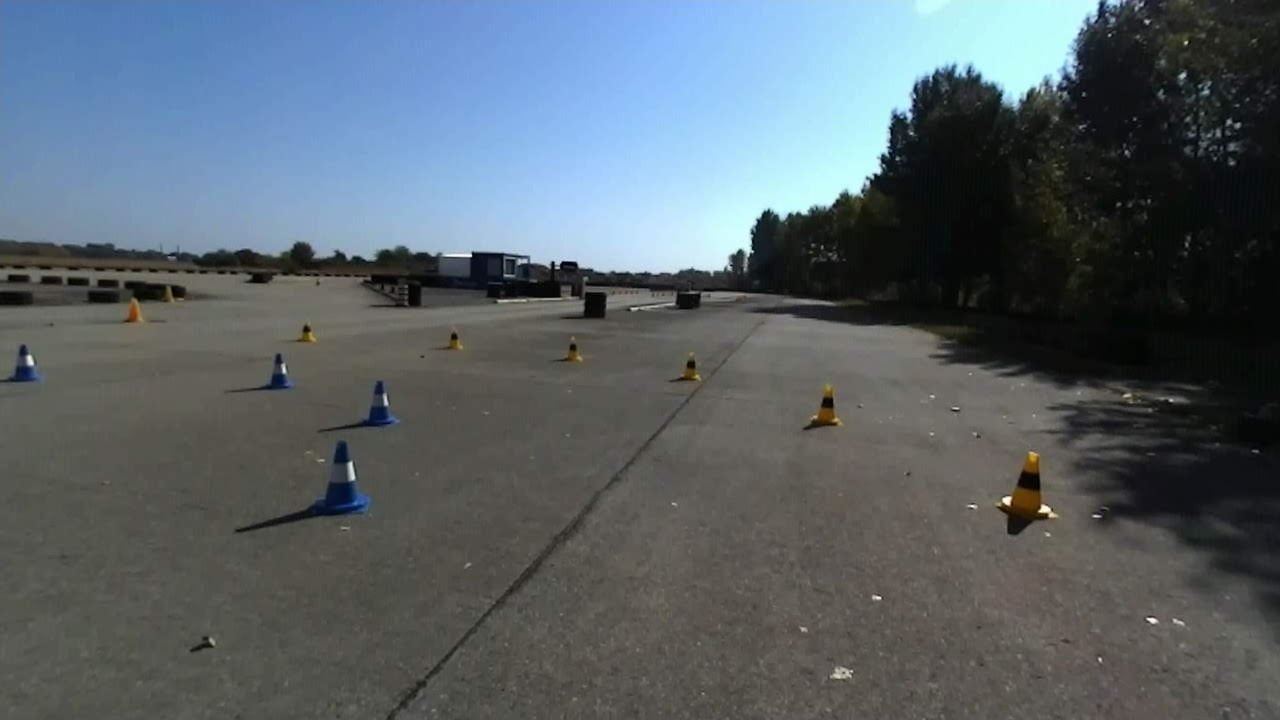
#> input picture Q2/Input images/1.jpg, 1280 x 720 px, found by its file name; its folder holds only this picture in this run
$ python ConeDetector.py
#> lines starting #> are read from the running program, lines starting #| are printed output that depends on the picture; after the words box and inside, x2 and y2 are one past the last pixel; in counts of white or black regions, pixels touching at a corner belong together
#> the answer given: Input images/1.jpg
import cv2
import os
import numpy as np
from matplotlib import pyplot as plt

def preprocess(image_path):
#> called with image_path = 'Input images/Input images/1.jpg'
    image1=cv2.imread(image_path)
#> image1 is the input picture: shape (720, 1280, 3); mean B, G, R 105.5, 98.6, 88.6
    if(image1 is None):
        raise ValueError("Image not found")
    #Resize image
    image1=cv2.resize(image1,(640,480))
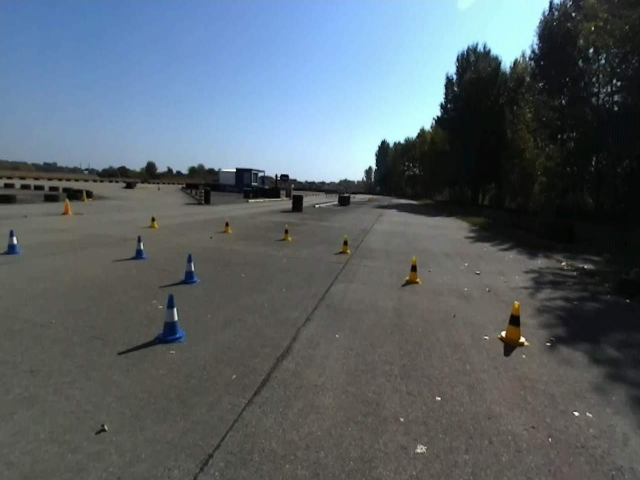
#> image1: shape (480, 640, 3); mean B, G, R 105.5, 98.6, 88.6
    original = image1.copy()
    blur1=cv2.GaussianBlur(image1,(5,5),1.2)
    hsv1=cv2.cvtColor(blur1,cv2.COLOR_BGR2HSV)
#> hsv1: shape (480, 640, 3); mean H, S, V 55.1, 48.5, 110.5

    #Create masks
    # Create masks
    blue = cv2.inRange(hsv1, (95,80,60), (135,255,255))
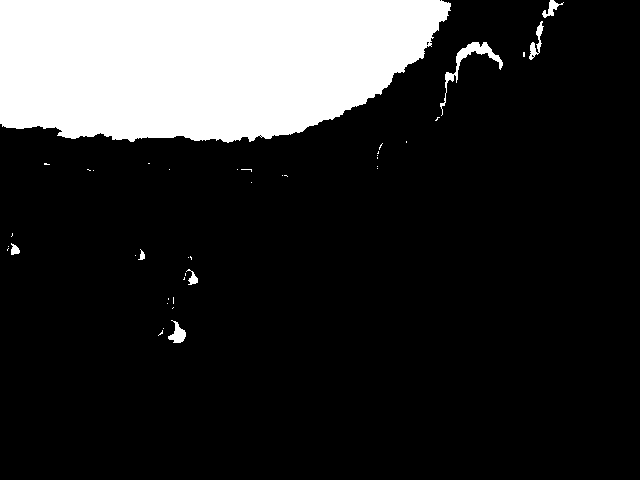
#> blue: shape (480, 640); 18% white; 41 white regions (33 under 20 px), largest, box (x1, y1, x2, y2) and area: (0, 0, 451, 143) 53868, (440, 42, 503, 116) 630, (168, 320, 186, 343) 212
    yellow = cv2.inRange(hsv1, (18,80,80), (40,255,255))
#> yellow: shape (480, 640); 0.17% white; 19 white regions (9 under 20 px), largest, box (x1, y1, x2, y2) and area: (511, 301, 521, 315) 75, (406, 272, 420, 285) 71, (149, 220, 159, 230) 63
    orange1 = cv2.inRange(hsv1, (0,120,120), (10,255,255))
#> orange1: shape (480, 640); every value is 0
    orange2 = cv2.inRange(hsv1, (10,100,100), (18,255,255))
#> orange2: shape (480, 640); 0.05% white; 9 white regions (7 under 20 px), largest, box (x1, y1, x2, y2) and area: (64, 201, 71, 216) 71, (511, 307, 521, 313) 35
    orange = cv2.bitwise_or(orange1, orange2)
    orange = cv2.bitwise_and(orange, cv2.bitwise_not(yellow))
#> orange: shape (480, 640); 0.04% white; 7 white regions (5 under 20 px), largest, box (x1, y1, x2, y2) and area: (64, 202, 70, 216) 61, (512, 308, 520, 313) 20
    #Filtered images
    bluef=cv2.bitwise_and(image1,image1,mask=blue)
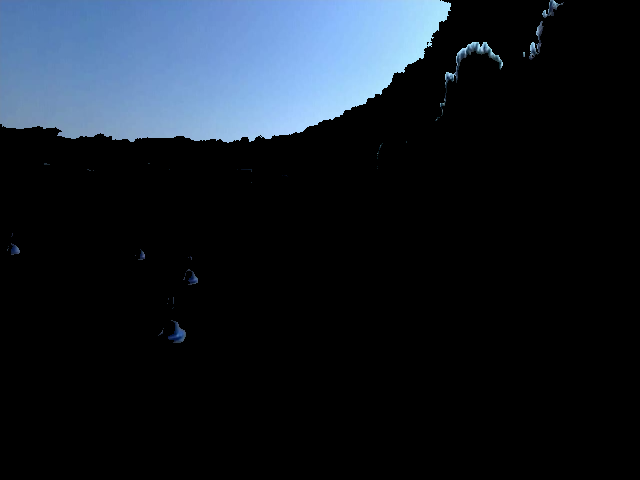
#> bluef: shape (480, 640, 3); mean B, G, R 38.4, 29.5, 22.1
    yellowf=cv2.bitwise_and(image1,image1,mask=yellow)
    orangef=cv2.bitwise_and(image1,image1,mask=orange)

    #Combined masks
    combmask=cv2.bitwise_or(blue,yellow)


    combmask = cv2.bitwise_or(combmask,orange)
    h = combmask.shape[0]

    roi = np.zeros_like(combmask)
    roi[int(h*0.4):,:] = 255
    combmask=cv2.bitwise_and(combmask,roi)
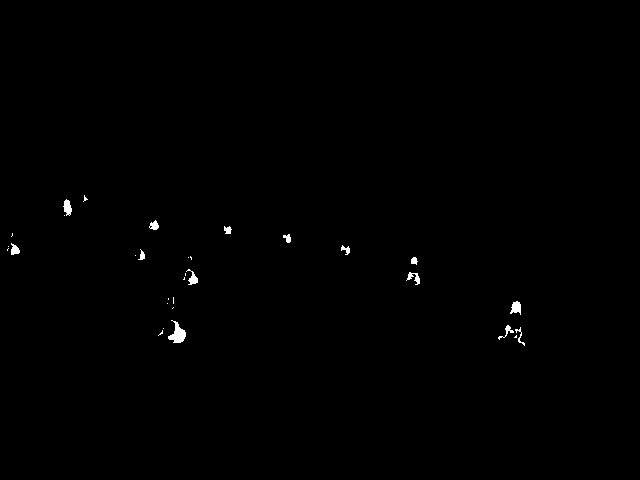
#> combmask: shape (480, 640); 0.36% white; 31 white regions (17 under 20 px), largest, box (x1, y1, x2, y2) and area: (168, 320, 186, 343) 212, (510, 301, 521, 315) 103, (63, 199, 72, 216) 98

    #Edge Detection
    edges=cv2.Canny(combmask,50,150)
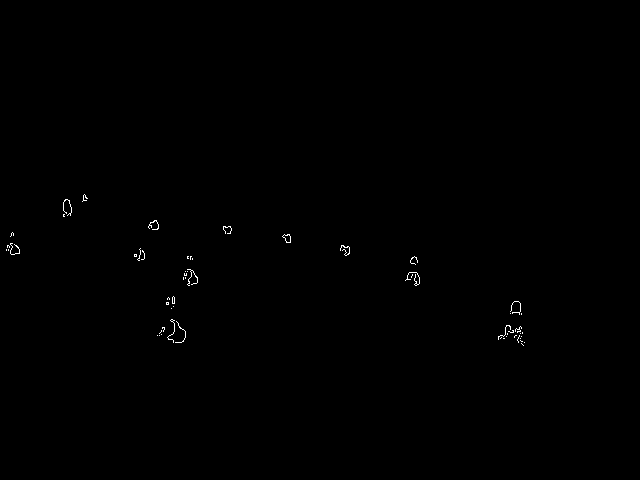
#> edges: shape (480, 640); 0.21% white in thin lines or dots, all inside (x1, y1, x2, y2) = (6, 194, 525, 346)
    contours,_=cv2.findContours(edges,cv2.RETR_EXTERNAL, cv2.CHAIN_APPROX_SIMPLE)
#> contours = 58 contours, 57 with area under 20; largest, box (x1, y1, x2, y2) and area: (282, 234, 291, 243) 42

    height=[]
    box=[]
    for i in contours:
        area=cv2.contourArea(i)
        if(area<5):
            continue
        x,y,w,h1=cv2.boundingRect(i)

         # Aspect ratio filter
        aspect_ratio = h1 / float(w)
        if aspect_ratio < 0.8 or aspect_ratio > 8:
            continue
        cx=int(x+w/2)
        cy=int(y+h1/2)

        height.append(h)
        box.append((x,y,w,h1,cx,cy))
#> this loop made 58 passes
#> (area, x, y, w, h1, aspect_ratio, cx, cy) on pass 52: (42, 282, 234, 9, 9, 1, 286, 238)
#> after the loop, box = [(172, 296, 3, 8, 173, 300), (405, 272, 15, 14, 412, 279), (340, 245, 10, 11, 345, 250), (282, 234, 9, 9, 286, 238), (148, 220, 11, 10, 153, 225)]; height = [480, 480, 480, 480, 480]

    if(len(height)>0):
        depth=np.array([1.0/h2 for h2 in height])
#> depth = [0.00208, 0.00208, 0.00208, 0.00208, 0.00208]
        geometricMean=np.prod(depth)**(1.0/len(depth))
#> geometricMean = 0.00208
        r=depth/geometricMean
#> r = [1, 1, 1, 1, 1]

    else:
        r=[]

    for i in range(len(box)):
        x,y,w,h,cx,cy = box[i]
        rela = r[i]

        cv2.circle(original, (cx,cy), 4, (0,0,255), -1)

        text = f"({cx},{cy})  d={rela:.2f}"
        cv2.putText(original, text, (x, y-10),
                    cv2.FONT_HERSHEY_SIMPLEX, 0.5,
                    (255,0,0), 2)
#> this loop made 5 passes
#> (x, y, w, h, cx, cy, text) on passes 1 to 5: (172, 296, 3, 8, 173, 300, '(173,300)  d=1.00'), (405, 272, 15, 14, 412, 279, '(412,279)  d=1.00'), (340, 245, 10, 11, 345, 250, '(345,250)  d=1.00'), (282, 234, 9, 9, 286, 238, '(286,238)  d=1.00'), (148, 220, 11, 10, 153, 225, '(153,225)  d=1.00')
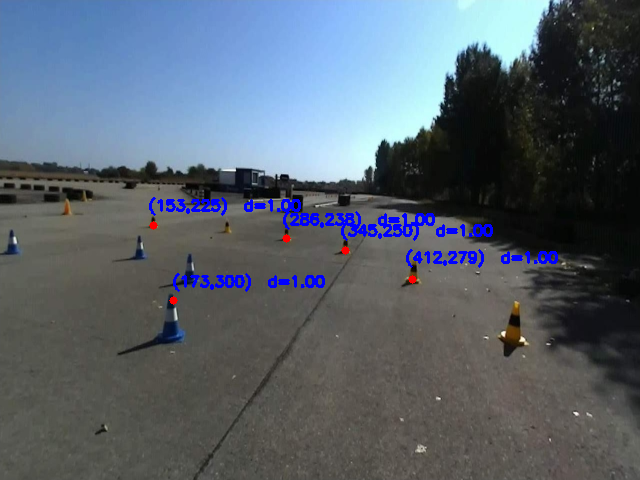
#> original: shape (480, 640, 3); mean B, G, R 108.1, 97, 87.2

    fig, axs = plt.subplots(1,4, figsize=(18,5))

    axs[0].imshow(cv2.cvtColor(bluef, cv2.COLOR_BGR2RGB))
    axs[0].set_title("Blue Filtered")
    axs[0].axis("off")

    axs[1].imshow(cv2.cvtColor(yellowf, cv2.COLOR_BGR2RGB))
    axs[1].set_title("Yellow Filtered")
    axs[1].axis("off")

    axs[2].imshow(cv2.cvtColor(orangef, cv2.COLOR_BGR2RGB))
    axs[2].set_title("Orange Filtered")
    axs[2].axis("off")

    axs[3].imshow(cv2.cvtColor(original, cv2.COLOR_BGR2RGB))
    axs[3].set_title("Cones")
    axs[3].axis("off")

    plt.tight_layout()
    plt.show()
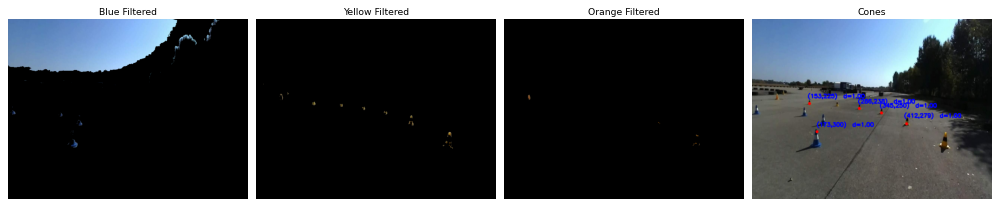
#> figure drawn by matplotlib, 4 panels

def main():
    image_name = input("Enter image name: ").strip()

    folder = "Input images"
    image_path = os.path.join(folder, image_name)

    if not os.path.exists(image_path):
        print("Image not found in Input images folder.")
        return

    preprocess(image_path)

main()

$ run again, on Q2/Input images/4.png
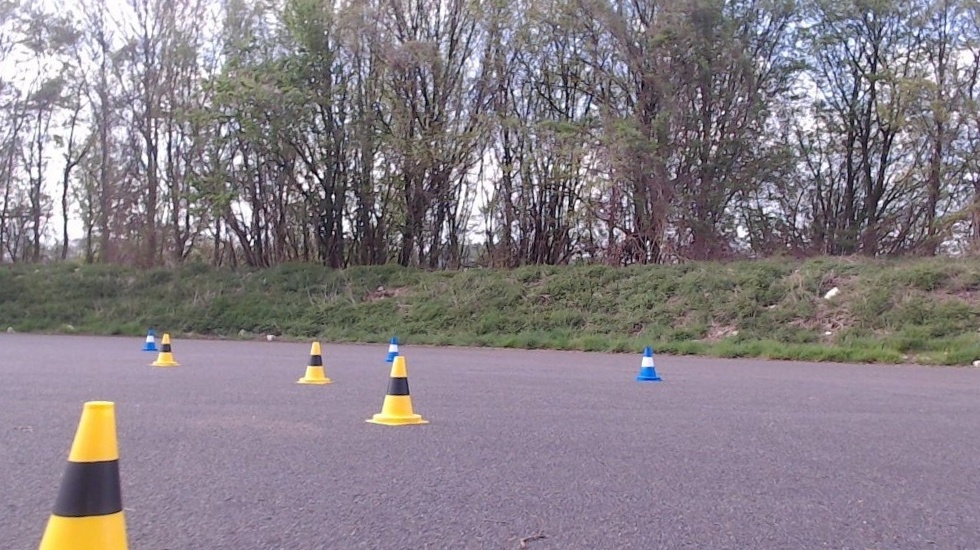
#> input picture Q2/Input images/4.png, 980 x 550 px, found by its file name
#> in preprocess, image1 is the input picture: shape (550, 980, 3); mean B, G, R 134.1, 127, 134.9
#> image1: shape (480, 640, 3)
#> hsv1: shape (480, 640, 3); mean H, S, V 111.2, 32.5, 140.4
#> blue: shape (480, 640); 0.14% white; 13 white regions (8 under 20 px), largest, box (x1, y1, x2, y2) and area: (415, 320, 432, 334) 190, (93, 298, 103, 307) 71, (251, 307, 260, 317) 55, (420, 303, 427, 312) 49, (255, 294, 260, 301) 29
#> in preprocess, `yellow = cv2.inRange(hsv1, (18,80,80), (40,255,255))`:
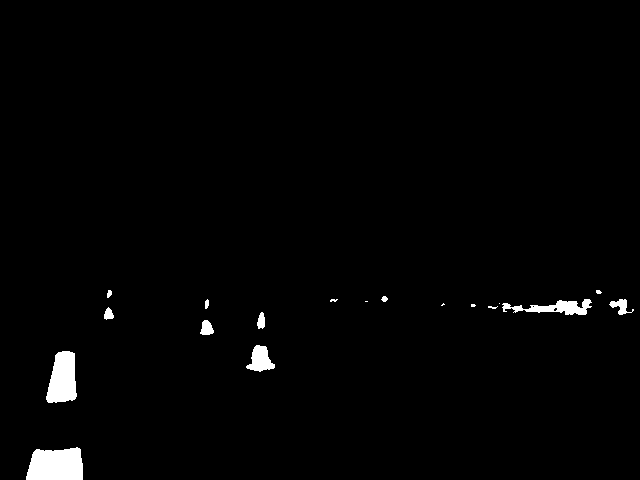
#> yellow: shape (480, 640); 1.5% white; 18 white regions (7 under 20 px), largest, box (x1, y1, x2, y2) and area: (26, 447, 83, 480) 1610, (46, 351, 77, 403) 1221, (502, 299, 592, 315) 691
#> orange1: shape (480, 640); every value is 0
#> orange2: shape (480, 640); 0.07% white in thin lines or dots, all inside (x1, y1, x2, y2) = (42, 295, 274, 480)
#> orange: shape (480, 640); 0.04% white in thin lines or dots, all inside (x1, y1, x2, y2) = (44, 306, 274, 480)
#> edges: shape (480, 640); 0.36% white in thin lines or dots, all inside (x1, y1, x2, y2) = (25, 287, 634, 480)
#> contours = 45 contours, 32 with area under 20; largest, box (x1, y1, x2, y2) and area: (45, 350, 77, 405) 1278, (246, 343, 275, 372) 484, (414, 319, 432, 334) 185, (200, 319, 214, 335) 148, (256, 312, 265, 330) 102
#> the loop in preprocess, `for i in contours:` made 45 passes
#> (area, x, y, w, h1, aspect_ratio, cx, cy) on passes 3, 4, 6, 7, 11, 22, 25, 31: (1278.5, 45, 350, 32, 55, 1.72, 61, 377), (484.5, 246, 343, 29, 29, 1, 260, 357), (185, 414, 319, 18, 15, 0.833, 423, 326), (148.5, 200, 319, 14, 16, 1.14, 207, 327), (101.5, 256, 312, 9, 18, 2, 260, 321), (85.5, 103, 307, 11, 13, 1.18, 108, 313), (56, 251, 306, 9, 11, 1.22, 255, 311), (47, 419, 302, 8, 10, 1.25, 423, 307)
#> after the loop in preprocess, `for i in contours:`: box = 14 items, first 6: (45, 350, 32, 55, 61, 377), (246, 343, 29, 29, 260, 357), (414, 319, 18, 15, 423, 326), (200, 319, 14, 16, 207, 327), (256, 312, 9, 18, 260, 321), (103, 307, 11, 13, 108, 313); height = [480, 480, 480, 480, 480, 480, 480, 480, 480, 480, 480, 480, 480, 480]
#> depth = [0.00208, 0.00208, 0.00208, 0.00208, 0.00208, 0.00208, 0.00208, 0.00208, 0.00208, 0.00208, 0.00208, 0.00208, 0.00208, 0.00208]
#> geometricMean = 0.00208
#> r = [1, 1, 1, 1, 1, 1, 1, 1, 1, 1, 1, 1, 1, 1]
#> the loop in preprocess, `for i in range(len(box)):` made 14 passes
#> (x, y, w, h, cx, cy, text) on passes 1 to 8: (45, 350, 32, 55, 61, 377, '(61,377)  d=1.00'), (246, 343, 29, 29, 260, 357, '(260,357)  d=1.00'), (414, 319, 18, 15, 423, 326, '(423,326)  d=1.00'), (200, 319, 14, 16, 207, 327, '(207,327)  d=1.00'), (256, 312, 9, 18, 260, 321, '(260,321)  d=1.00'), (103, 307, 11, 13, 108, 313, '(108,313)  d=1.00'), (251, 306, 9, 11, 255, 311, '(255,311)  d=1.00'), (419, 302, 8, 10, 423, 307, '(423,307)  d=1.00')
#> in preprocess, `plt.show()`:
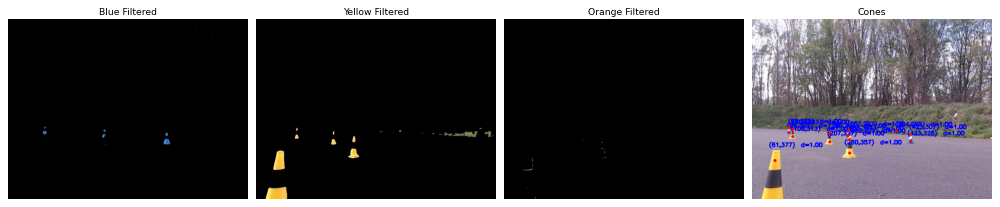
#> figure drawn by matplotlib, 4 panels

$ run again, on Q2/Input images/6.png
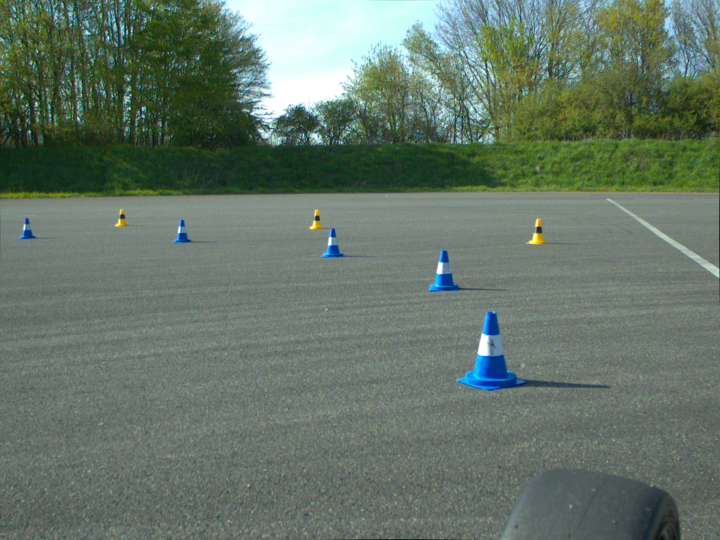
#> input picture Q2/Input images/6.png, 1440 x 1080 px, found by its file name (shown at 1/2 size)
#> in preprocess, image1 is the input picture: shape (1080, 1440, 3); mean B, G, R 103.8, 117, 100.7
#> image1: shape (480, 640, 3)
#> hsv1: shape (480, 640, 3); mean H, S, V 66.8, 51.9, 117.9
#> in preprocess, `blue = cv2.inRange(hsv1, (95,80,60), (135,255,255))`:
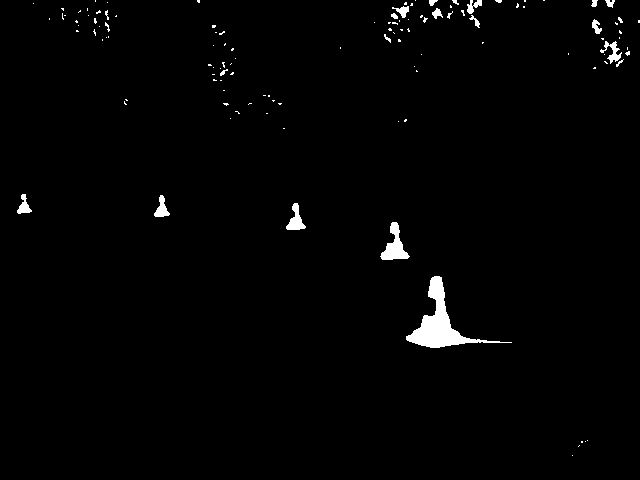
#> blue: shape (480, 640); 1.4% white; 119 white regions (99 under 20 px), largest, box (x1, y1, x2, y2) and area: (406, 276, 512, 348) 1861, (380, 222, 410, 260) 508, (286, 203, 306, 230) 263
#> yellow: shape (480, 640); 3.3% white; 154 white regions (111 under 20 px), largest, box (x1, y1, x2, y2) and area: (430, 25, 571, 127) 4989, (533, 0, 590, 39) 1080, (602, 60, 640, 109) 537
#> orange1: shape (480, 640); every value is 0
#> orangef: shape (480, 640, 3); every value is 0
#> edges: shape (480, 640); 0.26% white in thin lines or dots, all inside (x1, y1, x2, y2) = (16, 191, 589, 457)
#> contours = 14 contours, 8 with area under 20; largest, box (x1, y1, x2, y2) and area: (380, 221, 410, 260) 504, (285, 202, 306, 230) 256, (153, 194, 170, 217) 178, (275, 195, 287, 205) 76, (102, 193, 113, 202) 60, (475, 193, 482, 203) 45
#> the loop in preprocess, `for i in contours:` made 14 passes
#> (area, x, y, w, h1, aspect_ratio, cx, cy) on passes 6, 8, 9, 10, 11, 12: (503.5, 380, 221, 30, 39, 1.3, 395, 240), (256, 285, 202, 21, 28, 1.33, 295, 216), (76, 275, 195, 12, 10, 0.833, 281, 200), (178.5, 153, 194, 17, 23, 1.35, 161, 205), (45, 475, 193, 7, 10, 1.43, 478, 198), (60, 102, 193, 11, 9, 0.818, 107, 197)
#> after the loop in preprocess, `for i in contours:`: box = [(380, 221, 30, 39, 395, 240), (285, 202, 21, 28, 295, 216), (275, 195, 12, 10, 281, 200), (153, 194, 17, 23, 161, 205), (475, 193, 7, 10, 478, 198), (102, 193, 11, 9, 107, 197), (16, 193, 16, 21, 24, 203)]; height = [480, 480, 480, 480, 480, 480, 480]
#> depth = [0.00208, 0.00208, 0.00208, 0.00208, 0.00208, 0.00208, 0.00208]
#> geometricMean = 0.00208
#> r = [1, 1, 1, 1, 1, 1, 1]
#> the loop in preprocess, `for i in range(len(box)):` made 7 passes
#> (x, y, w, h, cx, cy, text) on passes 1 to 7: (380, 221, 30, 39, 395, 240, '(395,240)  d=1.00'), (285, 202, 21, 28, 295, 216, '(295,216)  d=1.00'), (275, 195, 12, 10, 281, 200, '(281,200)  d=1.00'), (153, 194, 17, 23, 161, 205, '(161,205)  d=1.00'), (475, 193, 7, 10, 478, 198, '(478,198)  d=1.00'), (102, 193, 11, 9, 107, 197, '(107,197)  d=1.00'), (16, 193, 16, 21, 24, 203, '(24,203)  d=1.00')
#> in preprocess, `plt.show()`:
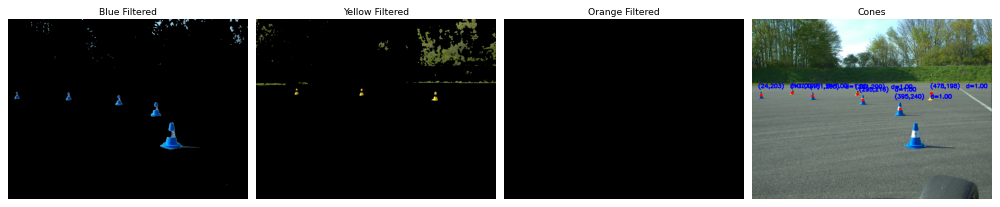
#> figure drawn by matplotlib, 4 panels
